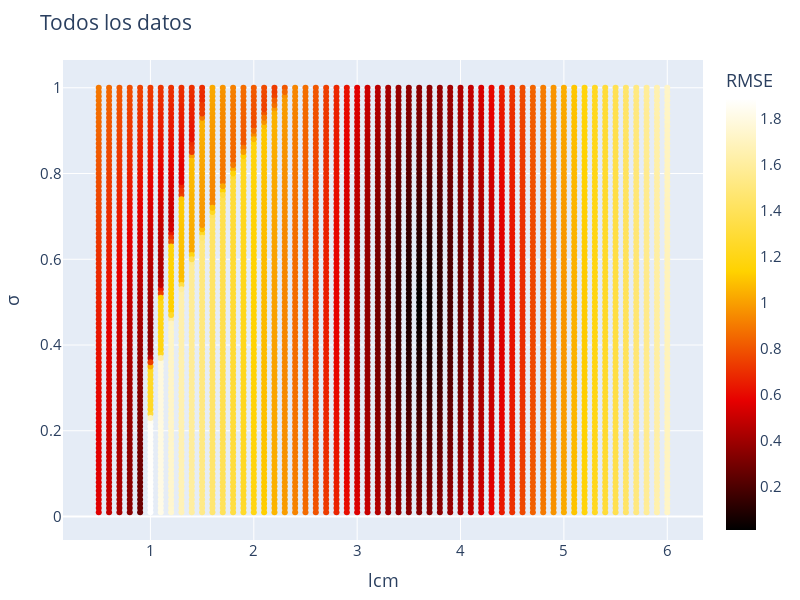

Here is the notebook cell this chart was saved with:
### Code cell
params_plot = PlotlyJS.plot([params_error], params_layout)

### Figure 1 — Plotly figure (JSON) as saved in the notebook; plotly's stock layout.template omitted (floating-point values rounded to 4 significant figures; data arrays with more than 128 entries replaced by an {"elided": "..."} marker saying what was removed)
{"data": [{"hoverinfo": "text", "hovertext": {"elided": "5600 float values"}, "marker": {"color": {"elided": "5600 float values"}, "colorbar": {"title": "RMSE"}, "colorscale": "Hot"}, "mode": "markers", "type": "scatter", "x": {"elided": "5600 float values"}, "y": {"elided": "5600 float values"}}], "layout": {"font": {"size": 15}, "height": 600, "margin": {"b": 50, "l": 50, "r": 50, "t": 60}, "title": "Todos los datos", "width": 800, "xaxis": {"title": "lcm"}, "yaxis": {"title": "σ"}}}
